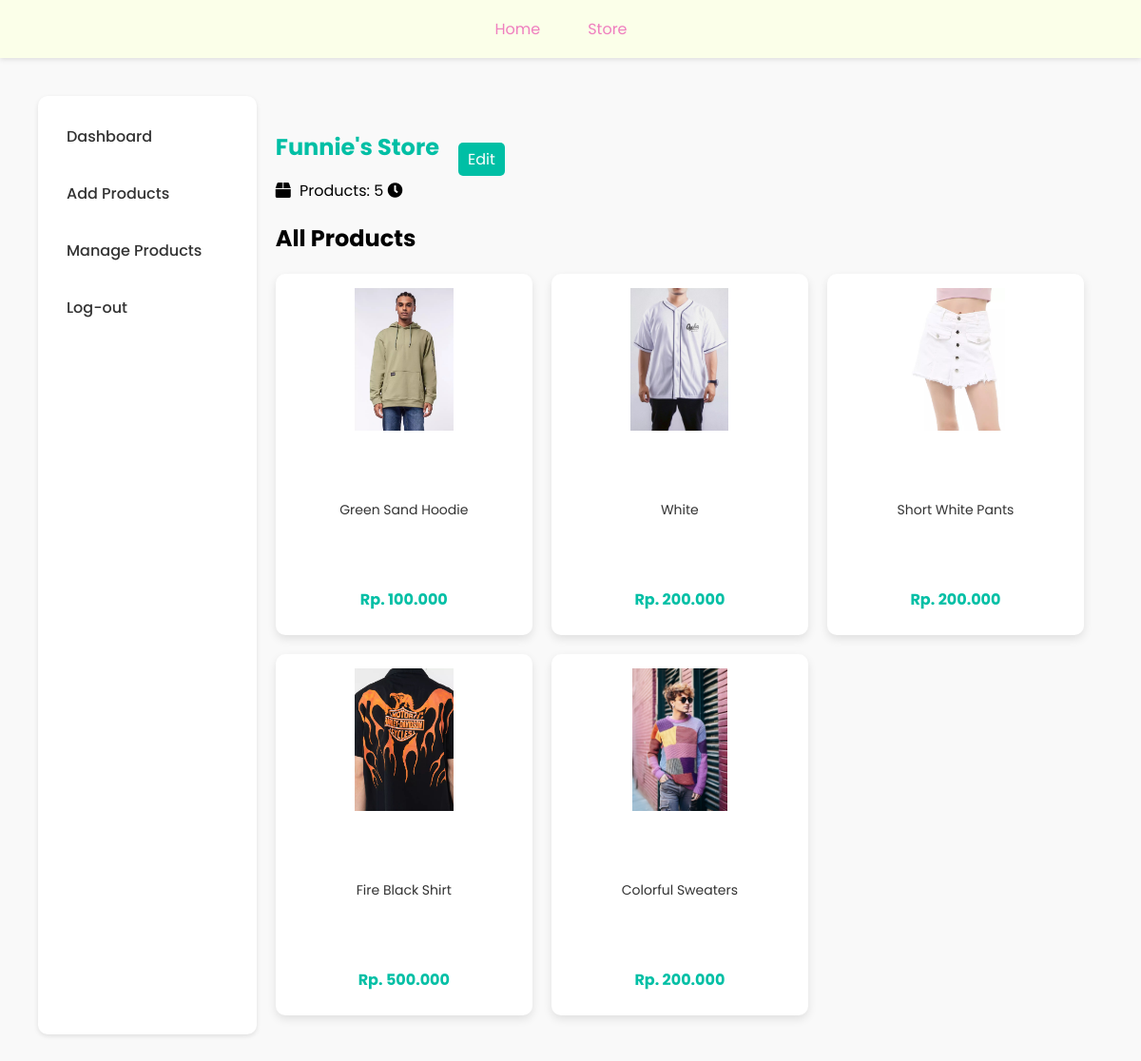
Screenshot of /Website/store.php (signed in) with the database file from the repository.
### tables this page shows
CREATE TABLE `shop` (
  `shopId` int(11) NOT NULL,
  `userEmail` varchar(255) NOT NULL,
  `userId` int(11) NOT NULL,
  `shopName` varchar(255) NOT NULL,
  `phoneNumber` varchar(15) DEFAULT NULL,
  `shopDesc` text DEFAULT NULL,
  `bankAcc` varchar(255) NOT NULL,
  `linkPayment` varchar(255) NOT NULL,
  `city` varchar(255) DEFAULT NULL,
  `created_at` timestamp NOT NULL DEFAULT current_timestamp(),
  `operationalHours` varchar(255) NOT NULL
);

CREATE TABLE `product` (
  `productId` int(11) NOT NULL,
  `shopId` int(11) DEFAULT NULL,
  `userId` int(11) NOT NULL,
  `productName` varchar(255) NOT NULL,
  `productDesc` varchar(200) DEFAULT NULL,
  `productCategory` enum('Shirts','Pants','Sweaters & Hoodies','Accessories','Footwear') DEFAULT NULL,
  `productPrice` decimal(10,2) DEFAULT NULL,
  `productQuantity` int(11) DEFAULT NULL,
  `productPhoto` varchar(255) DEFAULT NULL,
  `created_at` timestamp NOT NULL DEFAULT current_timestamp()
);

### Website/store.php (the view, shortened to what this page needs)
<?php
$host = 'localhost';
$dbname = 'sc_db';
$username = 'root';
$password = '';
try {
    $pdo = new PDO("mysql:host=$host;dbname=$dbname", $username, $password);
    $pdo->setAttribute(PDO::ATTR_ERRMODE, PDO::ERRMODE_EXCEPTION);
} catch (PDOException $e) {
    die("Connection failed: " . $e->getMessage());
}
$userId = $_SESSION['userId'];
$sqlShop = "SELECT * FROM shop WHERE userId = :userId LIMIT 1";
$stmtShop = $pdo->prepare($sqlShop);
$stmtShop->execute(['userId' => $userId]);
$shop = $stmtShop->fetch(PDO::FETCH_ASSOC);
$shopId = $shop['shopId'];
$sqlProducts = "SELECT * FROM product WHERE shopId = :shopId";
$stmtProducts = $pdo->prepare($sqlProducts);
$stmtProducts->execute(['shopId' => $shopId]);
$products = $stmtProducts->fetchAll(PDO::FETCH_ASSOC);
?>
<!DOCTYPE html>
<html lang="en">
<head>
  <link href="https://cdnjs.cloudflare.com/ajax/libs/font-awesome/5.15.3/css/all.min.css" rel="stylesheet"/>
 </head>
 <body>
<div class="nav-links">
        <a href="seller_dashboard.php">Home</a>
        <a href="store.php">Store</a>
    </div>
   <div class="container">
        <nav>
            <ul>
                <li><a href="seller_dashboard.php">Dashboard</a></li>
                <li><a href="add_product.php">Add Products</a></li>
                <li><a href="manage_product.php">Manage Products</a></li>
                <li><a href="#">Log-out</a></li>
            </ul>
        </nav>
        <main class="main-content">
      <div class="shop-info">
            <div class="details">
                <div>
                    <h1><?php echo htmlspecialchars($shop['shopName']); ?></h1>
                    <div>
                        <i class="fas fa-box"></i> Products: <?php echo count($products); ?>
                        <i class="fas fa-clock"></i> <?php echo htmlspecialchars($shop['operationalHours']); ?>
                    </div>
                </div>
                <a href="edit_store.php?id=<?php echo $shop['shopId']; ?>" class="edit-btn" style="text-decoration: none;">Edit</a>
            </div>
        </div>
        <h2>All Products</h2>
        <div class="products">
            <?php foreach ($products as $product): ?>
                <div class="product">
                    <img alt="<?php echo htmlspecialchars($product['productName']); ?>" src="uploads/<?php echo htmlspecialchars($product['productPhoto']); ?>" width="300" height="300"/>
                    <p><?php echo htmlspecialchars($product['productName']); ?></p>
                    <p class="price">Rp. <?php echo number_format($product['productPrice'], 0, ',', '.'); ?></p>
                </div>
            <?php endforeach; ?>
        </div>
    </div>
</body>
</html>

### Website/store.php (style rules this page uses)
body { font-family: 'Poppins', sans-serif; margin: 0; padding: 0; background-color: #f9f9f9; }
.nav-links { display: flex; justify-content: center; background-color: #FBFFE9; padding: 10px 20px; box-shadow: 0 2px 5px rgba(0, 0, 0, 0.1); margin-bottom: 20px; }
.nav-links a { text-decoration: none; color: #EF7FBF; margin-right: 20px; padding: 8px 15px; border-radius: 5px; transition: background-color 0.3s, color 0.3s; }
nav { width: 220px; background: #ffffff; padding: 20px; box-shadow: 0 4px 8px rgba(0, 0, 0, 0.1); border-radius: 12px; }
nav ul { list-style: none; padding: 0; margin: 0; }
nav ul li { margin-bottom: 15px; }
nav ul li a { display: block; text-decoration: none; color: #333; padding: 10px; border-radius: 8px; transition: all 0.3s ease; font-weight: 500; }
.container { display: flex; padding: 20px; }
.container { display: flex; margin: 20px; }
nav { width: 200px; background: #fff; padding: 20px; box-shadow: 0 2px 5px rgba(0, 0, 0, 0.1); border-radius: 10px; }
nav ul li a { display: flex; align-items: center; text-decoration: none; color: #333; padding: 10px; border-radius: 5px; transition: background-color 0.3s; }
.main-content { width: 80%; padding: 20px; }
.main-content h1 { font-size: 24px; color: #00bfa5; }
.main-content .shop-info { display: flex; align-items: center; margin-bottom: 20px; }
.main-content .shop-info .details { display: flex; align-items: center; }
.main-content .shop-info .details div { margin-right: 20px; }
.main-content .shop-info .details div i { margin-right: 5px; }
.main-content .shop-info .details .edit-btn { background-color: #00bfa5; color: #fff; padding: 5px 10px; border-radius: 5px; cursor: pointer; }
.main-content .products { display: grid; grid-template-columns: repeat(auto-fit, minmax(250px, 1fr)); gap: 20px; justify-content: center; margin-top: 20px; }
.main-content .products .product { background-color: #fff; padding: 15px; border-radius: 10px; box-shadow: 0 4px 10px rgba(0, 0, 0, 0.1); text-align: center; height: 350px; display: flex; flex-direction: column; justify-content: space-between; transition: transform 0.3s, box-shadow 0.3s; }
.main-content .products .product img { max-width: 100%; max-height: 150px; object-fit: contain; border-radius: 5px; margin-bottom: 10px; }
.main-content .products .product p { margin: 10px 0; font-size: 14px; color: #333; line-height: 1.5; }
.main-content .products .product .price { font-weight: bold; color: #00bfa5; font-size: 16px; }
.main-content .shop-info .edit-btn { background-color: #00bfa5; color: white; padding: 8px 12px; border: none; border-radius: 5px; cursor: pointer; transition: background-color 0.3s; }

### rows the page displays
shop: shopName "Funnie's Store"
product: productPhoto (picture), productName "Green Sand Hoodie", productPrice "100.000"
product: productPhoto (picture), productName "White", productPrice "200.000"
product: productPhoto (picture), productName "Short White Pants", productPrice "200.000"
product: productPhoto (picture), productName "Fire Black Shirt", productPrice "500.000"
product: productPhoto (picture), productName "Colorful Sweaters", productPrice "200.000"

### other values shown
count($products) "5"
